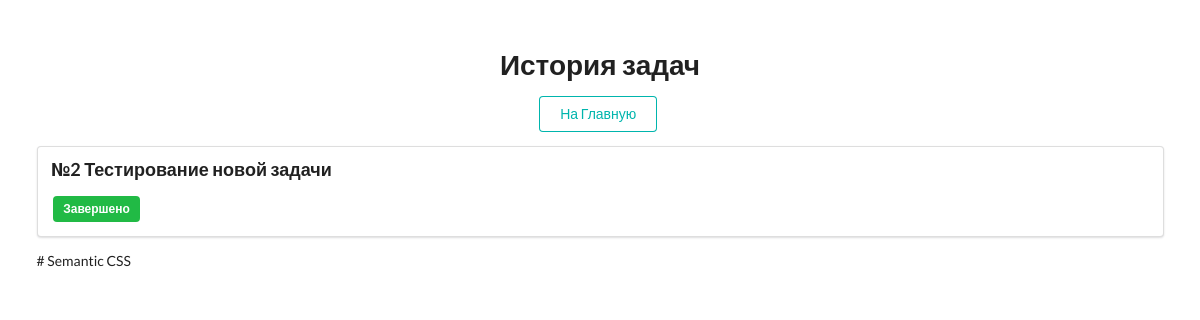
The page /todo/history on the database as committed earlier.
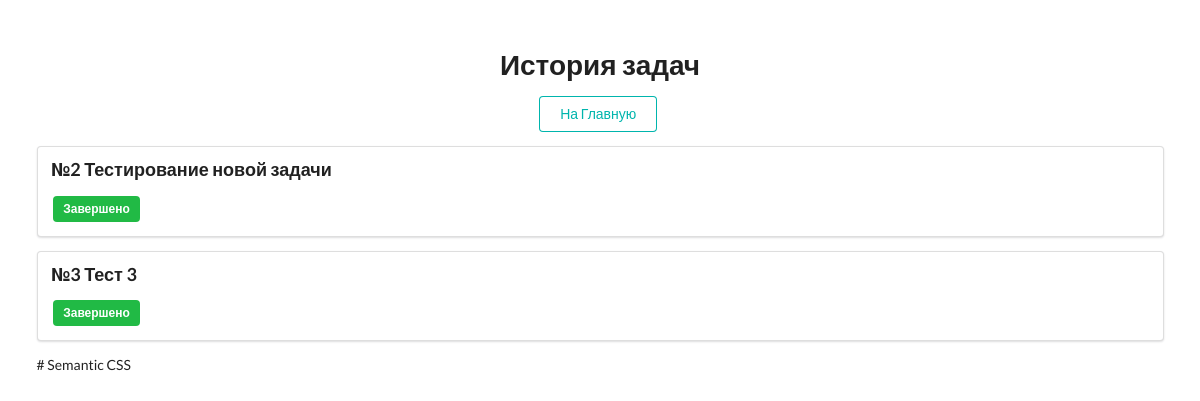
The same page on the database as committed later.
### todolist/models.py (models this page shows, shortened)
class todo_model(models.Model):
    title = models.CharField('Название заданий', max_length=500)
    is_complete = models.BooleanField('Завершено', default=False)

### todolist/views.py (the view)
# urls.py: path('history', views.history, name='history'),
def history(request):
    todos = todo_model.objects.all()
    return render(request, 'todolist/history.html', {'todo_list': todos, 'title': 'ИСтория'})

### templates/todolist/history.html
{% extends 'todolist/layout.html' %}
{% block content %}
<div style="margin-top: 50px;" class="ui container">
<h1 class="ui center aligned header">История задач
    </h1>
    <div style="text-align: center">
    <a href="/todo" class="ui teal basic button">На Главную</a>
    </div>
{% for todo in todo_list %}
    {% if todo.is_complete == True %}
<div class="ui segment">
        <p class="ui big header">№{{ todo.id }} {{ todo.title }}</p>
        <span class="ui green label">Завершено</span>
    </div>
    {% endif %}
{% endfor %}
{% endblock content %}

Rows that differ between the two databases and show on the page:
now on this page (row edited): todo_model: id "3", title "Тест 3"
